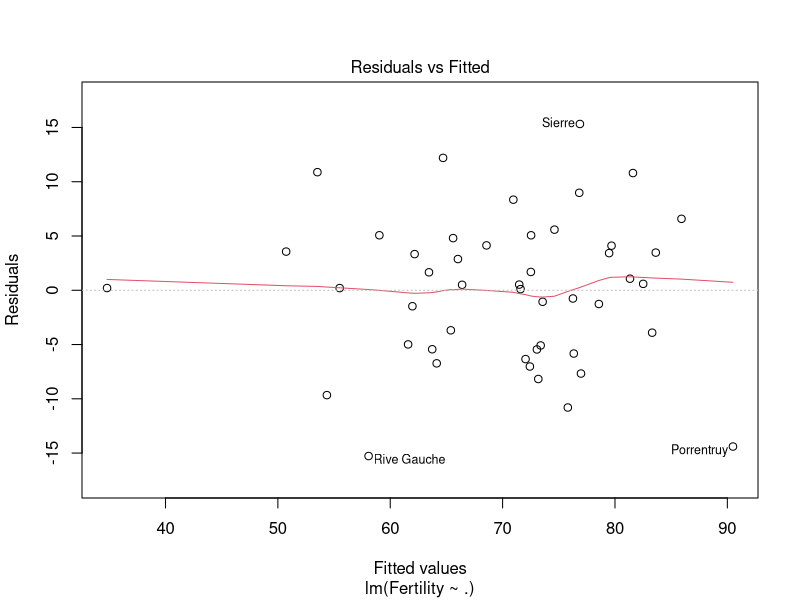
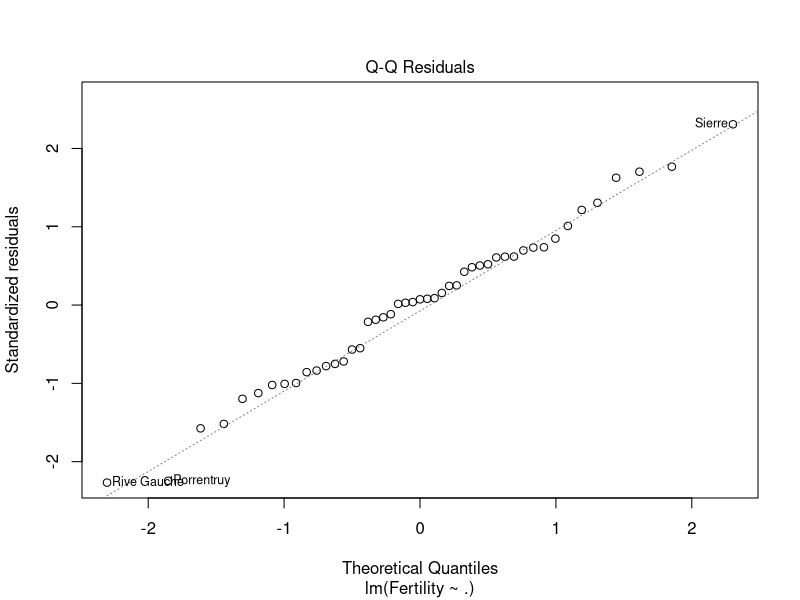
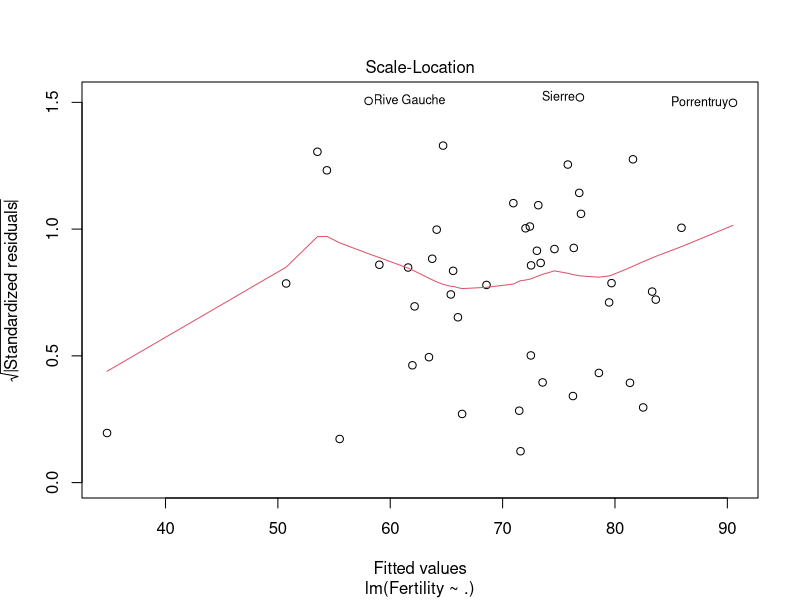
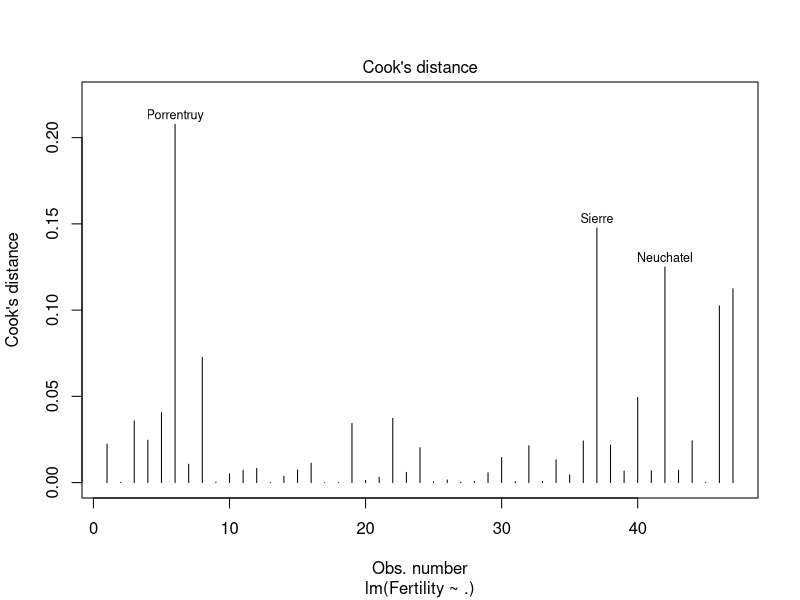
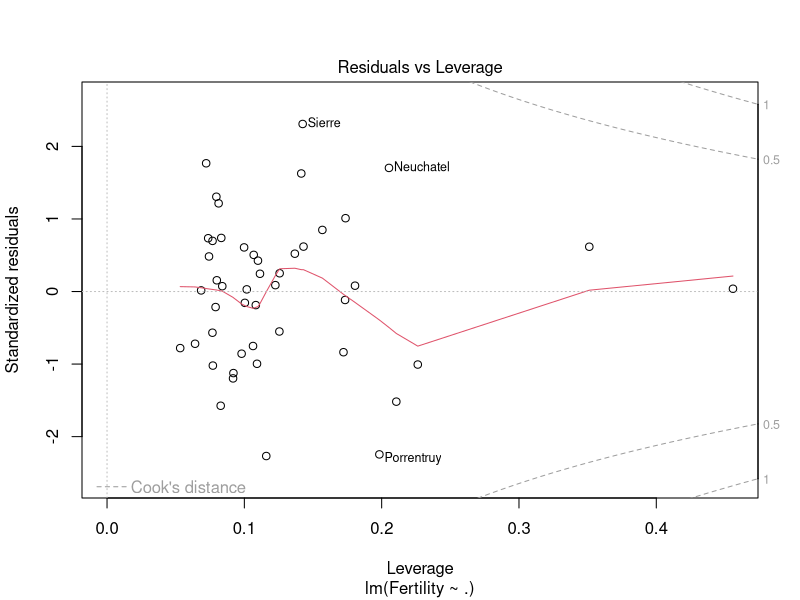
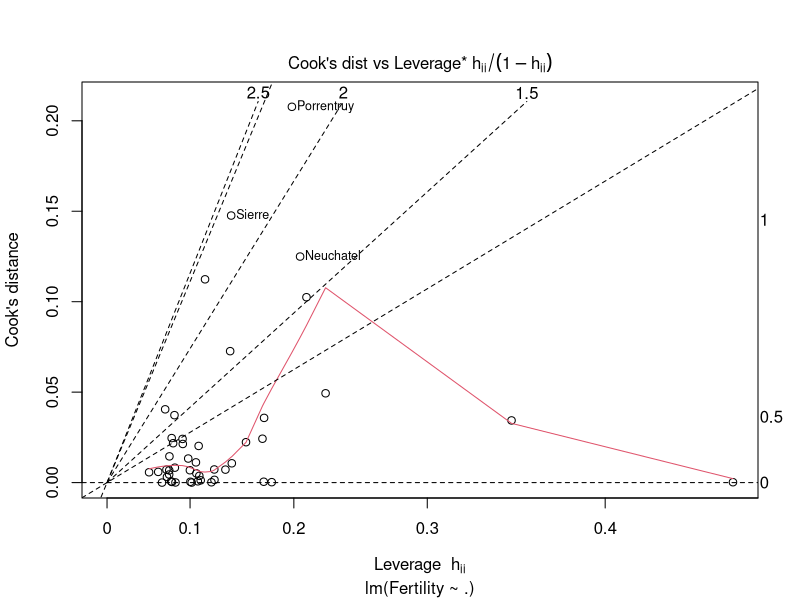
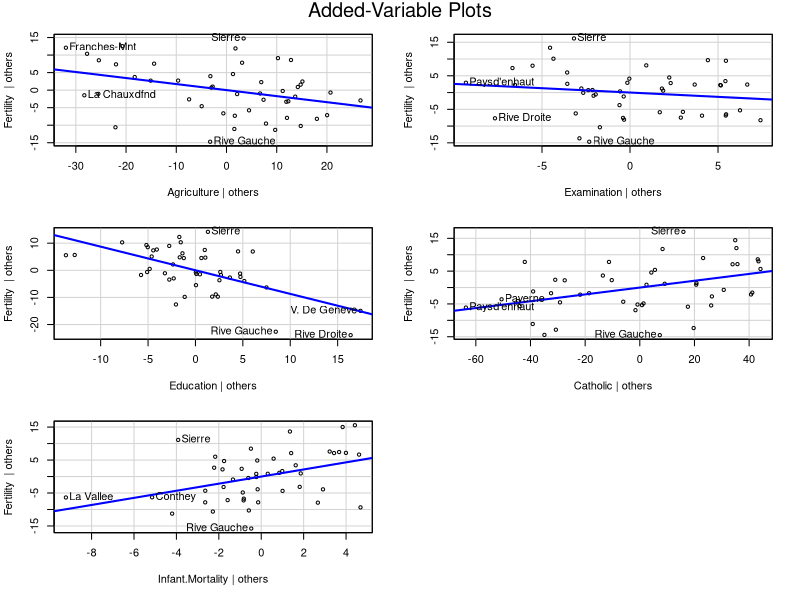

Write R code to recreate these figures, in order.
library(car)
library(datasets)

fit <- lm(Fertility ~ ., data=swiss)

############################################
#function for ols diagnostics
ols.diagnostics <- function(ols.model){
        
        #############################################
        #The basic tool for diagnosing regression models are residual plots
        plot(ols.model, which = 1:6)
        
        #############################################
        #Deletion diagnostics is another tool to examine influential observations
        print("#############################################")
        print(summary(influence.measures(ols.model)))
        
        print("#############################################")
        print("TYPE:Testing for heteroskedasticity:BP test")
        print("INTERPRETATION: if p-value less than 0.05 then heteroskedasticity exists")
        print("#############################################")
        library(lmtest)
        print(bptest(ols.model))
        
        print("#############################################")
        print("TYPE: Testing for functional misspecification; RESET TEST") 
        print("INTERPRETATION: if p-value > 0.05 then no mispecificaiton")
        print("#############################################")
        print(resettest(ols.model))
  
        print("#############################################")
        print("TYPE: Multicollinearity Test; VIF") 
        print("INTERPRETATION: if greater than 10 variable is multicollinear")      
        print("#############################################")
        print(vif(fit))
        
        print("#############################################")
        print("TYPE: Non-Linearity Test; Added Variable Plots") 
        print("INTERPRETATION: conditional regression plots for non-linearity")      
        print("#############################################")
        avPlots(fit)
        
        print("#############################################")
        print("REGRESSION MODEL") 
        print("#############################################")
        summary(fit)
}

#Calling the function
ols.diagnostics(fit)
